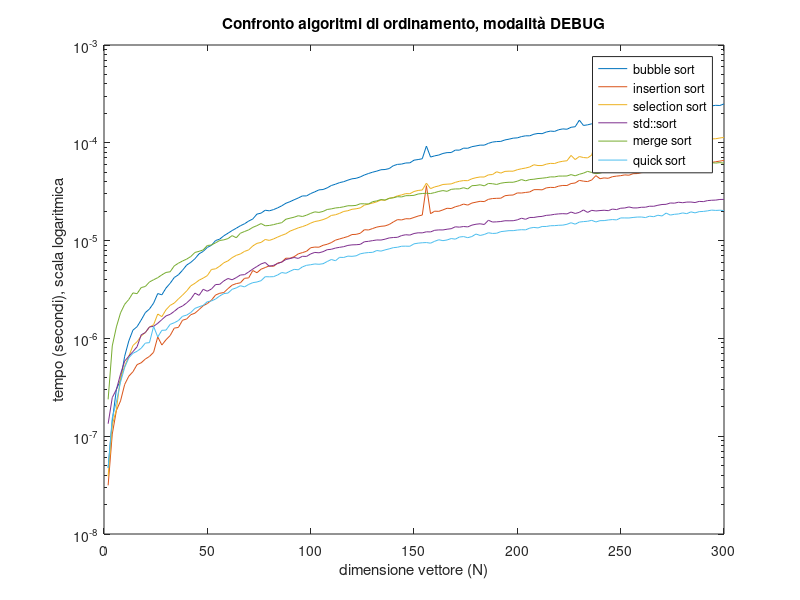
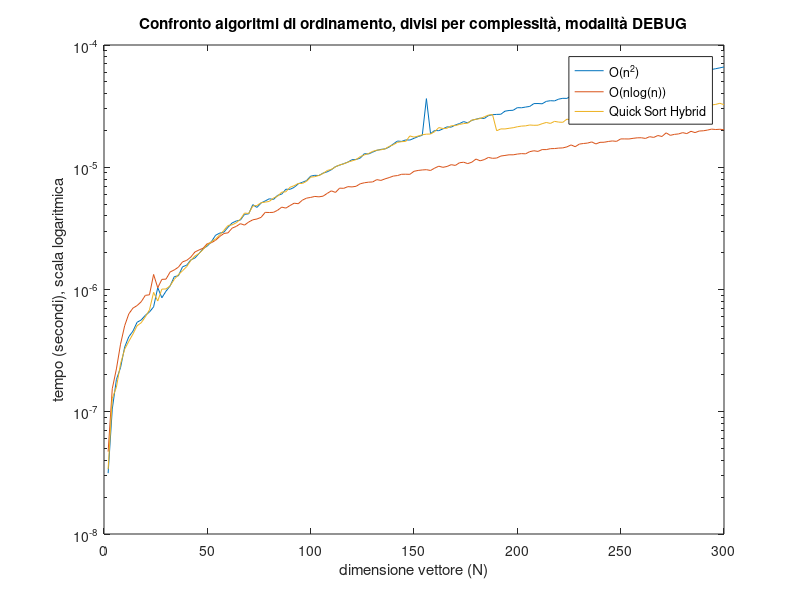
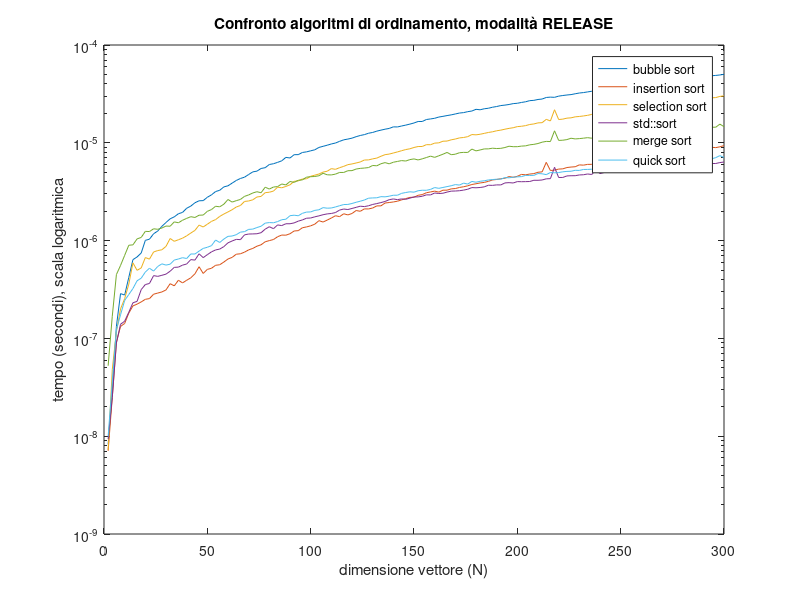
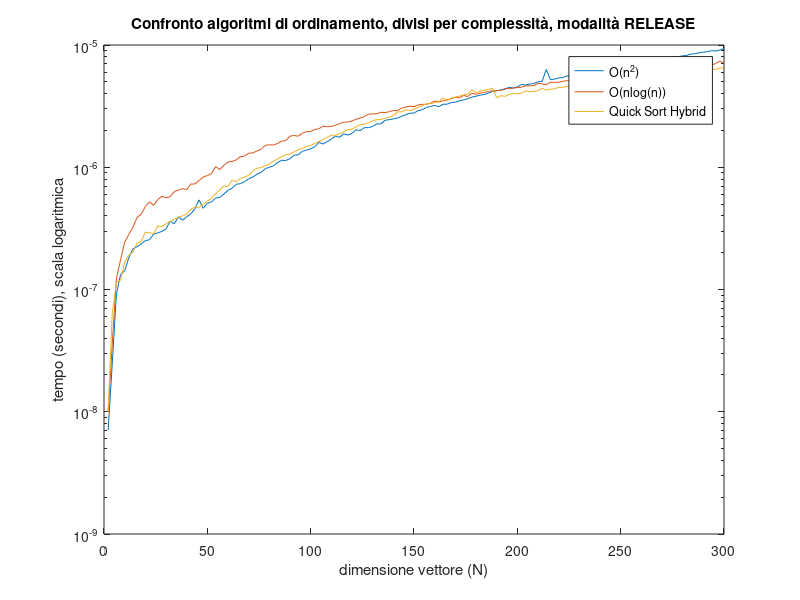

The MATLAB script that drew these images, in order:
d = [2; 4; 6; 8; 10; 12; 14; 16; 18; 20; 22; 24; 26; 28; 30; 32; 34; 36; 38; 40; 42; 44; 46; 48; 50; 52; 54; 56; 58; 60; 62; 64; 66; 68; 70; 72; 74; 76; 78; 80; 82; 84; 86; 88; 90; 92; 94; 96; 98; 100; 102; 104; 106; 108; 110; 112; 114; 116; 118; 120; 122; 124; 126; 128; 130; 132; 134; 136; 138; 140; 142; 144; 146; 148; 150; 152; 154; 156; 158; 160; 162; 164; 166; 168; 170; 172; 174; 176; 178; 180; 182; 184; 186; 188; 190; 192; 194; 196; 198; 200; 202; 204; 206; 208; 210; 212; 214; 216; 218; 220; 222; 224; 226; 228; 230; 232; 234; 236; 238; 240; 242; 244; 246; 248; 250; 252; 254; 256; 258; 260; 262; 264; 266; 268; 270; 272; 274; 276; 278; 280; 282; 284; 286; 288; 290; 292; 294; 296; 298; 300];
y_bubble = [4.775e-08; 1.4275e-07; 3.01291e-07; 3.75042e-07; 6.57083e-07; 9.41667e-07; 1.21425e-06; 1.31738e-06; 1.54279e-06; 1.83442e-06; 1.99817e-06; 2.29429e-06; 2.87392e-06; 2.79108e-06; 3.273e-06; 3.65871e-06; 4.19279e-06; 4.47325e-06; 4.97775e-06; 5.62071e-06; 5.99033e-06; 6.52479e-06; 7.32875e-06; 7.75458e-06; 8.51958e-06; 8.95679e-06; 1.00204e-05; 1.03531e-05; 1.12076e-05; 1.18993e-05; 1.26661e-05; 1.33845e-05; 1.41881e-05; 1.48615e-05; 1.58381e-05; 1.66471e-05; 1.86598e-05; 1.90965e-05; 2.04453e-05; 2.01607e-05; 2.07467e-05; 2.16048e-05; 2.2679e-05; 2.40898e-05; 2.50049e-05; 2.61632e-05; 2.72655e-05; 2.86237e-05; 2.86428e-05; 3.02769e-05; 3.15251e-05; 3.30101e-05; 3.32902e-05; 3.46231e-05; 3.65879e-05; 3.77286e-05; 3.91662e-05; 4.00422e-05; 4.1525e-05; 4.2841e-05; 4.33605e-05; 4.47837e-05; 4.6881e-05; 4.8561e-05; 5.0085e-05; 5.13605e-05; 5.30341e-05; 5.33219e-05; 5.4521e-05; 5.83137e-05; 6.01691e-05; 6.06026e-05; 6.21823e-05; 6.23698e-05; 6.64556e-05; 6.74144e-05; 6.87211e-05; 9.26465e-05; 7.15171e-05; 7.35452e-05; 7.49674e-05; 7.78327e-05; 7.93658e-05; 7.95326e-05; 8.4234e-05; 8.41114e-05; 8.81753e-05; 8.7914e-05; 9.12756e-05; 9.28989e-05; 9.47153e-05; 9.4601e-05; 9.87567e-05; 0.000101755; 0.000102965; 0.000103339; 0.000106986; 0.000108971; 0.000111605; 0.000112334; 0.000115783; 0.000117888; 0.000117879; 0.000122384; 0.000124631; 0.000124034; 0.000128832; 0.000131743; 0.000130749; 0.000136015; 0.000138744; 0.000137601; 0.000144124; 0.000146029; 0.000170394; 0.000150441; 0.000152658; 0.000156376; 0.000162132; 0.000158969; 0.000164173; 0.00016452; 0.000169134; 0.000171428; 0.000172684; 0.000177037; 0.000175887; 0.000181195; 0.000182282; 0.000186682; 0.000189773; 0.000191719; 0.000194543; 0.000195778; 0.000201445; 0.000201164; 0.000208469; 0.00020825; 0.000215941; 0.000214694; 0.000221968; 0.000221576; 0.000227414; 0.000228676; 0.000287905; 0.000236367; 0.000238663; 0.000241721; 0.000240643; 0.000249939];
y_inser = [3.1458e-08; 1.05208e-07; 1.8325e-07; 2.29625e-07; 3.38125e-07; 4.10958e-07; 4.56166e-07; 5.39375e-07; 5.63208e-07; 6.15209e-07; 6.54291e-07; 7.21458e-07; 1.03567e-06; 8.5575e-07; 9.68584e-07; 1.06938e-06; 1.274e-06; 1.29479e-06; 1.53442e-06; 1.58e-06; 1.74679e-06; 1.81108e-06; 1.97117e-06; 2.16008e-06; 2.26979e-06; 2.46471e-06; 2.77846e-06; 2.8945e-06; 2.94542e-06; 3.22863e-06; 3.5035e-06; 3.63354e-06; 3.70188e-06; 4.11817e-06; 4.1565e-06; 4.94521e-06; 4.69329e-06; 5.101e-06; 5.30117e-06; 5.52325e-06; 5.45125e-06; 5.89125e-06; 6.02717e-06; 6.60858e-06; 6.59983e-06; 6.84288e-06; 7.32062e-06; 7.53621e-06; 7.77621e-06; 8.45446e-06; 8.589e-06; 8.56029e-06; 8.95692e-06; 9.17442e-06; 9.54146e-06; 1.01125e-05; 1.04039e-05; 1.07013e-05; 1.10148e-05; 1.15312e-05; 1.15857e-05; 1.18878e-05; 1.29209e-05; 1.28415e-05; 1.32968e-05; 1.37475e-05; 1.40041e-05; 1.41293e-05; 1.46202e-05; 1.55139e-05; 1.63812e-05; 1.62683e-05; 1.67426e-05; 1.6693e-05; 1.72451e-05; 1.78263e-05; 1.8252e-05; 3.64227e-05; 1.88433e-05; 1.99922e-05; 1.99145e-05; 2.06101e-05; 2.14151e-05; 2.12715e-05; 2.21918e-05; 2.27562e-05; 2.3635e-05; 2.30629e-05; 2.42127e-05; 2.47149e-05; 2.52308e-05; 2.50593e-05; 2.6434e-05; 2.69188e-05; 2.70629e-05; 2.71262e-05; 2.87551e-05; 2.9126e-05; 2.92578e-05; 3.07242e-05; 3.06584e-05; 3.10764e-05; 3.14421e-05; 3.31651e-05; 3.32123e-05; 3.30473e-05; 3.45942e-05; 3.5026e-05; 3.48938e-05; 3.60778e-05; 3.6638e-05; 3.65805e-05; 3.83155e-05; 3.88296e-05; 4.12802e-05; 4.0524e-05; 4.01343e-05; 4.16881e-05; 4.61678e-05; 4.29288e-05; 4.37616e-05; 4.33395e-05; 4.50279e-05; 4.56435e-05; 4.6127e-05; 4.69746e-05; 4.66071e-05; 4.83123e-05; 4.8467e-05; 4.9537e-05; 4.99288e-05; 5.08396e-05; 5.18154e-05; 5.25603e-05; 5.32834e-05; 5.57382e-05; 5.55702e-05; 5.70516e-05; 5.66275e-05; 5.76402e-05; 5.87175e-05; 5.9547e-05; 6.07515e-05; 6.05504e-05; 6.12455e-05; 6.21312e-05; 6.30542e-05; 6.40108e-05; 6.50258e-05; 6.61375e-05];
y_select = [3.8959e-08; 1.30541e-07; 1.87208e-07; 3.9725e-07; 5.1975e-07; 6.55208e-07; 8.45792e-07; 9.24458e-07; 1.058e-06; 1.14825e-06; 1.3045e-06; 1.38021e-06; 1.77583e-06; 1.66867e-06; 1.96162e-06; 2.17508e-06; 2.29771e-06; 2.53425e-06; 2.77075e-06; 3.05858e-06; 3.44833e-06; 3.65912e-06; 3.938e-06; 4.13529e-06; 4.38662e-06; 5.07167e-06; 5.14442e-06; 5.47817e-06; 5.93733e-06; 6.20817e-06; 6.69608e-06; 7.06354e-06; 7.30954e-06; 7.75708e-06; 8.03267e-06; 8.81992e-06; 9.371e-06; 9.58196e-06; 1.02639e-05; 1.0049e-05; 1.03943e-05; 1.0866e-05; 1.13188e-05; 1.17389e-05; 1.25024e-05; 1.298e-05; 1.34984e-05; 1.38998e-05; 1.4395e-05; 1.50927e-05; 1.56741e-05; 1.59543e-05; 1.6394e-05; 1.7031e-05; 1.80931e-05; 1.83748e-05; 1.90035e-05; 1.98729e-05; 2.02075e-05; 2.09089e-05; 2.11558e-05; 2.15959e-05; 2.305e-05; 2.36494e-05; 2.42049e-05; 2.49353e-05; 2.60319e-05; 2.58075e-05; 2.71514e-05; 2.75659e-05; 2.86651e-05; 2.93237e-05; 3.02291e-05; 3.01389e-05; 3.17892e-05; 3.25715e-05; 3.29254e-05; 3.86677e-05; 3.39872e-05; 3.53934e-05; 3.62578e-05; 3.7494e-05; 3.77653e-05; 3.80013e-05; 3.94145e-05; 4.04499e-05; 4.1095e-05; 4.0989e-05; 4.28671e-05; 4.39717e-05; 4.47462e-05; 4.4668e-05; 4.70007e-05; 4.73671e-05; 5.05879e-05; 4.89689e-05; 5.10206e-05; 5.12978e-05; 5.1251e-05; 5.30868e-05; 5.42527e-05; 5.52212e-05; 5.65861e-05; 5.9617e-05; 5.85593e-05; 5.85193e-05; 6.0491e-05; 6.16386e-05; 6.14007e-05; 6.35105e-05; 6.47698e-05; 6.55277e-05; 7.43033e-05; 6.74175e-05; 7.23709e-05; 7.07018e-05; 7.00638e-05; 7.49272e-05; 0.000108714; 7.46613e-05; 7.6003e-05; 7.54955e-05; 7.84852e-05; 8.08632e-05; 8.01786e-05; 8.18813e-05; 8.227e-05; 8.41919e-05; 8.3762e-05; 8.48185e-05; 8.55015e-05; 8.83711e-05; 8.91007e-05; 9.09175e-05; 9.30413e-05; 9.41599e-05; 9.56038e-05; 9.6578e-05; 9.78854e-05; 9.98539e-05; 0.000100713; 0.00010215; 0.000102867; 0.000104106; 0.000103885; 0.000107326; 0.000109562; 0.000110098; 0.000112013; 0.000113535];
y_sort = [1.34167e-07; 2.4825e-07; 3.0075e-07; 4.31583e-07; 5.86e-07; 6.56625e-07; 7.32583e-07; 8.21792e-07; 1.0885e-06; 1.14737e-06; 1.31e-06; 1.32938e-06; 1.42604e-06; 1.55688e-06; 1.69796e-06; 1.76167e-06; 1.89125e-06; 2.05012e-06; 2.14412e-06; 2.30617e-06; 2.52625e-06; 2.90425e-06; 2.75554e-06; 3.17821e-06; 3.03546e-06; 3.2025e-06; 3.55425e-06; 3.56996e-06; 3.87496e-06; 4.09671e-06; 3.97704e-06; 4.18333e-06; 4.44938e-06; 4.48342e-06; 4.78246e-06; 5.12025e-06; 5.43687e-06; 5.77537e-06; 5.97508e-06; 5.45333e-06; 5.57667e-06; 5.82912e-06; 6.03383e-06; 6.40825e-06; 6.54958e-06; 6.72017e-06; 6.57417e-06; 6.91287e-06; 6.88854e-06; 7.31467e-06; 7.57204e-06; 7.50087e-06; 7.70846e-06; 8.07183e-06; 8.15308e-06; 8.39008e-06; 8.53813e-06; 8.66992e-06; 8.92958e-06; 9.04525e-06; 9.07429e-06; 9.15442e-06; 9.73292e-06; 9.83346e-06; 9.99842e-06; 1.01531e-05; 1.01295e-05; 1.03412e-05; 1.06497e-05; 1.07557e-05; 1.08041e-05; 1.12584e-05; 1.14811e-05; 1.13873e-05; 1.18207e-05; 1.20148e-05; 1.2e-05; 1.23038e-05; 1.22699e-05; 1.275e-05; 1.28635e-05; 1.28536e-05; 1.30748e-05; 1.32389e-05; 1.38419e-05; 1.37252e-05; 1.39378e-05; 1.38063e-05; 1.4392e-05; 1.47058e-05; 1.4863e-05; 1.46125e-05; 1.61468e-05; 1.54866e-05; 1.55532e-05; 1.56788e-05; 1.59584e-05; 1.59427e-05; 1.59752e-05; 1.62982e-05; 1.69417e-05; 1.65169e-05; 1.72419e-05; 1.72482e-05; 1.75523e-05; 1.7682e-05; 1.81238e-05; 1.82543e-05; 1.85622e-05; 1.87565e-05; 1.88588e-05; 1.8746e-05; 1.96025e-05; 1.89424e-05; 1.94495e-05; 2.05733e-05; 1.94243e-05; 2.03874e-05; 2.00905e-05; 2.02827e-05; 2.04397e-05; 2.02401e-05; 2.10061e-05; 2.07567e-05; 2.14356e-05; 2.15619e-05; 2.20913e-05; 2.15806e-05; 2.15856e-05; 2.19254e-05; 2.19479e-05; 2.24767e-05; 2.24396e-05; 2.29752e-05; 2.33961e-05; 2.34908e-05; 2.4252e-05; 2.41368e-05; 2.46954e-05; 2.43991e-05; 2.47714e-05; 2.47945e-05; 2.4497e-05; 2.51805e-05; 2.50307e-05; 2.56331e-05; 2.58587e-05; 2.59572e-05; 2.63404e-05; 2.63873e-05];
y_merge = [2.38125e-07; 8.37708e-07; 1.31204e-06; 1.82542e-06; 2.232e-06; 2.49921e-06; 2.91929e-06; 2.86742e-06; 3.31021e-06; 3.39508e-06; 3.77654e-06; 3.97775e-06; 4.17725e-06; 4.464e-06; 4.72608e-06; 4.79967e-06; 5.51662e-06; 5.87387e-06; 6.18617e-06; 6.46908e-06; 6.87408e-06; 7.56671e-06; 7.77038e-06; 8.02854e-06; 8.91192e-06; 9.01371e-06; 9.49487e-06; 1.00288e-05; 1.01791e-05; 1.04867e-05; 1.12434e-05; 1.06955e-05; 1.18978e-05; 1.239e-05; 1.28702e-05; 1.36617e-05; 1.42264e-05; 1.49352e-05; 1.41705e-05; 1.4287e-05; 1.45572e-05; 1.49368e-05; 1.52468e-05; 1.65446e-05; 1.69548e-05; 1.73495e-05; 1.796e-05; 1.76438e-05; 1.81939e-05; 1.8986e-05; 1.96806e-05; 1.94223e-05; 1.98765e-05; 2.08135e-05; 2.11059e-05; 2.15702e-05; 2.17808e-05; 2.21735e-05; 2.2717e-05; 2.27235e-05; 2.29194e-05; 2.38116e-05; 2.3773e-05; 2.36618e-05; 2.50176e-05; 2.54576e-05; 2.63088e-05; 2.5983e-05; 2.7044e-05; 2.73755e-05; 2.81324e-05; 2.79582e-05; 2.87981e-05; 2.88287e-05; 2.90293e-05; 2.99551e-05; 3.03054e-05; 3.05014e-05; 3.02865e-05; 3.09644e-05; 3.18386e-05; 3.24658e-05; 3.18977e-05; 3.34336e-05; 3.3763e-05; 3.37816e-05; 3.47426e-05; 3.37328e-05; 3.64153e-05; 3.66547e-05; 3.72497e-05; 3.63021e-05; 3.84085e-05; 3.81445e-05; 3.7509e-05; 3.86275e-05; 3.9225e-05; 3.95058e-05; 3.94935e-05; 4.05056e-05; 4.20844e-05; 4.08625e-05; 4.20666e-05; 4.24144e-05; 4.309e-05; 4.34845e-05; 4.3984e-05; 4.48249e-05; 4.47935e-05; 4.5686e-05; 4.57009e-05; 4.57788e-05; 4.72867e-05; 4.59807e-05; 4.76716e-05; 4.89702e-05; 5.10183e-05; 4.97143e-05; 4.83365e-05; 4.89924e-05; 5.05124e-05; 5.03237e-05; 5.0478e-05; 4.96987e-05; 5.19406e-05; 5.16968e-05; 5.18686e-05; 5.07541e-05; 5.20407e-05; 5.28538e-05; 5.25335e-05; 5.4056e-05; 5.39923e-05; 5.56055e-05; 5.49624e-05; 5.6282e-05; 5.64579e-05; 5.74234e-05; 5.77872e-05; 5.86978e-05; 5.83517e-05; 5.9925e-05; 5.8572e-05; 6.04615e-05; 5.92856e-05; 6.07892e-05; 6.26246e-05; 6.20488e-05; 6.27582e-05; 6.18915e-05];
y_quick = [4.7166e-08; 1.54333e-07; 2.24125e-07; 3.57e-07; 5.055e-07; 6.32e-07; 7.04083e-07; 7.38458e-07; 7.94e-07; 8.95875e-07; 9.04833e-07; 1.32783e-06; 1.03342e-06; 1.21029e-06; 1.21579e-06; 1.39092e-06; 1.44579e-06; 1.52279e-06; 1.68308e-06; 1.7305e-06; 1.84037e-06; 2.02813e-06; 2.10621e-06; 2.17917e-06; 2.37333e-06; 2.41492e-06; 2.52887e-06; 2.71617e-06; 2.87217e-06; 2.90733e-06; 3.17654e-06; 3.28283e-06; 3.4565e-06; 3.3635e-06; 3.56446e-06; 3.71533e-06; 3.77413e-06; 3.89146e-06; 4.27537e-06; 4.26392e-06; 4.27788e-06; 4.44925e-06; 4.71729e-06; 4.63196e-06; 4.86175e-06; 5.08167e-06; 5.03275e-06; 5.38496e-06; 5.58946e-06; 5.66562e-06; 5.77237e-06; 5.72679e-06; 5.80183e-06; 6.11096e-06; 6.41071e-06; 6.22542e-06; 6.74621e-06; 6.72442e-06; 6.94004e-06; 6.90433e-06; 6.98833e-06; 7.32854e-06; 7.46763e-06; 7.55083e-06; 7.58492e-06; 7.91958e-06; 7.80471e-06; 8.03567e-06; 8.23204e-06; 8.47008e-06; 8.55158e-06; 8.75971e-06; 8.77167e-06; 8.75271e-06; 9.26725e-06; 9.41771e-06; 9.50408e-06; 9.55212e-06; 9.41075e-06; 9.84125e-06; 1.02007e-05; 9.98671e-06; 1.01507e-05; 1.04985e-05; 1.03489e-05; 1.08826e-05; 1.09956e-05; 1.07103e-05; 1.10045e-05; 1.1674e-05; 1.12868e-05; 1.15501e-05; 1.20266e-05; 1.18355e-05; 1.18937e-05; 1.23515e-05; 1.24904e-05; 1.26424e-05; 1.26407e-05; 1.28199e-05; 1.29267e-05; 1.28803e-05; 1.34147e-05; 1.36428e-05; 1.34792e-05; 1.39472e-05; 1.39448e-05; 1.41881e-05; 1.42238e-05; 1.43475e-05; 1.4396e-05; 1.46806e-05; 1.52321e-05; 1.47216e-05; 1.54721e-05; 1.56427e-05; 1.5771e-05; 1.61168e-05; 1.55107e-05; 1.59933e-05; 1.6016e-05; 1.62502e-05; 1.6415e-05; 1.62833e-05; 1.70515e-05; 1.70516e-05; 1.70319e-05; 1.72425e-05; 1.74063e-05; 1.74339e-05; 1.72046e-05; 1.77815e-05; 1.75467e-05; 1.81779e-05; 1.78529e-05; 1.91274e-05; 1.82401e-05; 1.85775e-05; 1.8731e-05; 1.91919e-05; 1.88511e-05; 1.96817e-05; 1.92088e-05; 1.9782e-05; 1.98759e-05; 2.01415e-05; 2.0507e-05; 2.03538e-05; 2.04539e-05; 2.02809e-05];
y_quick_hybrid = [3.3917e-08; 1.28709e-07; 1.58791e-07; 2.465e-07; 3.24792e-07; 3.76708e-07; 4.31875e-07; 5.05334e-07; 5.34375e-07; 5.97583e-07; 6.81208e-07; 9.4775e-07; 8.04917e-07; 1.00738e-06; 1.01017e-06; 1.07354e-06; 1.20987e-06; 1.32267e-06; 1.42425e-06; 1.53762e-06; 1.72708e-06; 1.87979e-06; 1.97008e-06; 2.12583e-06; 2.32158e-06; 2.46025e-06; 2.59021e-06; 2.80025e-06; 3.04354e-06; 3.33975e-06; 3.38038e-06; 3.51483e-06; 3.76017e-06; 4.21958e-06; 4.1875e-06; 4.812e-06; 4.86671e-06; 5.12267e-06; 5.18471e-06; 5.25683e-06; 5.60292e-06; 5.79471e-06; 6.25763e-06; 6.29908e-06; 6.85696e-06; 7.06358e-06; 7.37112e-06; 7.36908e-06; 7.67404e-06; 8.30192e-06; 8.37158e-06; 8.573e-06; 8.89258e-06; 9.40417e-06; 9.60758e-06; 1.00746e-05; 1.04525e-05; 1.06541e-05; 1.10282e-05; 1.12725e-05; 1.15588e-05; 1.22191e-05; 1.26243e-05; 1.29455e-05; 1.34834e-05; 1.38046e-05; 1.38864e-05; 1.41433e-05; 1.48136e-05; 1.5281e-05; 1.59749e-05; 1.61939e-05; 1.62738e-05; 1.80389e-05; 1.76337e-05; 1.79952e-05; 1.8439e-05; 1.86509e-05; 1.86958e-05; 1.95503e-05; 2.11187e-05; 2.07466e-05; 2.08404e-05; 2.18437e-05; 2.19218e-05; 2.24144e-05; 2.27569e-05; 2.29484e-05; 2.43e-05; 2.46699e-05; 2.50396e-05; 2.58346e-05; 2.67165e-05; 2.69568e-05; 1.98837e-05; 2.05905e-05; 2.0574e-05; 2.08298e-05; 2.10579e-05; 2.14384e-05; 2.17087e-05; 2.18067e-05; 2.21632e-05; 2.20427e-05; 2.20822e-05; 2.2709e-05; 2.32474e-05; 2.28336e-05; 2.37345e-05; 2.34074e-05; 2.33164e-05; 2.4762e-05; 2.42866e-05; 2.4375e-05; 2.50019e-05; 2.52217e-05; 2.51683e-05; 2.58433e-05; 2.54231e-05; 2.60587e-05; 2.64487e-05; 2.61409e-05; 2.65385e-05; 2.64932e-05; 2.6963e-05; 2.82279e-05; 2.7648e-05; 2.78168e-05; 2.79144e-05; 2.82187e-05; 2.84331e-05; 2.84912e-05; 2.83975e-05; 2.91123e-05; 2.87871e-05; 2.97163e-05; 2.92295e-05; 2.99122e-05; 2.99941e-05; 3.07829e-05; 3.04936e-05; 3.18077e-05; 3.07601e-05; 3.21028e-05; 3.21422e-05; 3.21215e-05; 3.23217e-05; 3.2666e-05; 3.33794e-05; 3.24931e-05];
y_n2 = zeros(1, length(d));
y_log = zeros(1, length(d));
for i = 1:length(d)
    y_n2(i) = min([y_bubble(i), y_inser(i), y_select(i)]);
    y_log(i) = min([y_quick(i), y_merge(i)]);
end
figure
semilogy(d, y_bubble)
hold on
semilogy(d, y_inser)
semilogy(d, y_select)
semilogy(d, y_sort)

semilogy(d, y_merge)
semilogy(d, y_quick)
legend("bubble sort", "insertion sort", "selection sort", "std::sort", "merge sort", "quick sort")
xlabel('dimensione vettore (N)');
ylabel('tempo (secondi), scala logaritmica');
title('Confronto algoritmi di ordinamento, modalità DEBUG');
hold off
figure
semilogy(d, y_n2)
hold on
semilogy(d, y_log)
semilogy(d, y_quick_hybrid)
legend("O(n^2)", "O(nlog(n))", "Quick Sort Hybrid")
xlabel("dimensione vettore (N)")
ylabel("tempo (secondi), scala logaritmica")
title("Confronto algoritmi di ordinamento, divisi per complessità, modalità DEBUG")

%Release
y_bubble_r = [8.25e-09; 2.8667e-08; 1.32792e-07; 2.86917e-07; 2.77541e-07; 4.20917e-07; 6.39e-07; 6.8025e-07; 7.46584e-07; 1.00629e-06; 1.03362e-06; 1.17529e-06; 1.25225e-06; 1.39958e-06; 1.53204e-06; 1.67062e-06; 1.74929e-06; 1.88204e-06; 1.94217e-06; 2.14158e-06; 2.25358e-06; 2.43754e-06; 2.55354e-06; 2.56312e-06; 2.77354e-06; 2.9355e-06; 3.17454e-06; 3.27079e-06; 3.54067e-06; 3.63462e-06; 3.87067e-06; 4.11883e-06; 4.31683e-06; 4.45175e-06; 4.74158e-06; 5.04433e-06; 5.13154e-06; 5.46404e-06; 5.5675e-06; 6.00013e-06; 6.11033e-06; 6.30808e-06; 6.54329e-06; 7.09517e-06; 6.99258e-06; 7.55921e-06; 7.57e-06; 7.96512e-06; 8.08004e-06; 8.28154e-06; 8.48275e-06; 8.967e-06; 9.20588e-06; 9.44825e-06; 9.73033e-06; 9.94908e-06; 1.03504e-05; 1.0725e-05; 1.09202e-05; 1.1159e-05; 1.15509e-05; 1.18801e-05; 1.21269e-05; 1.25246e-05; 1.27586e-05; 1.31618e-05; 1.3477e-05; 1.37763e-05; 1.40265e-05; 1.45555e-05; 1.45249e-05; 1.48542e-05; 1.5166e-05; 1.55306e-05; 1.5947e-05; 1.65216e-05; 1.65196e-05; 1.73059e-05; 1.75421e-05; 1.78112e-05; 1.8338e-05; 1.86413e-05; 1.89871e-05; 1.93069e-05; 1.97166e-05; 2.01528e-05; 2.03583e-05; 2.08188e-05; 2.113e-05; 2.20052e-05; 2.17603e-05; 2.2288e-05; 2.25598e-05; 2.31093e-05; 2.3497e-05; 2.40323e-05; 2.42914e-05; 2.46495e-05; 2.5159e-05; 2.53589e-05; 2.58592e-05; 2.62754e-05; 2.69811e-05; 2.71693e-05; 2.77375e-05; 2.80242e-05; 2.90755e-05; 2.93089e-05; 2.9174e-05; 3.0006e-05; 3.04463e-05; 3.08245e-05; 3.11123e-05; 3.17292e-05; 3.229e-05; 3.26295e-05; 3.314e-05; 3.36468e-05; 3.39895e-05; 3.45157e-05; 3.50621e-05; 3.52988e-05; 3.60018e-05; 3.67396e-05; 3.70708e-05; 3.74483e-05; 3.78573e-05; 3.85591e-05; 3.87575e-05; 3.97992e-05; 4.00487e-05; 4.0396e-05; 4.06996e-05; 4.15773e-05; 4.19523e-05; 4.20787e-05; 4.28966e-05; 4.31872e-05; 4.37834e-05; 4.43365e-05; 4.51993e-05; 4.54522e-05; 4.61543e-05; 4.67069e-05; 4.71786e-05; 4.7704e-05; 4.85071e-05; 4.88611e-05; 4.93876e-05; 5.01525e-05];
y_inser_r = [7.083e-09; 2.4833e-08; 9.1625e-08; 1.325e-07; 1.42209e-07; 1.81542e-07; 2.15e-07; 2.24e-07; 2.36042e-07; 2.51042e-07; 2.55292e-07; 2.83084e-07; 2.9075e-07; 2.98542e-07; 3.13042e-07; 3.62666e-07; 3.44708e-07; 3.93292e-07; 3.69334e-07; 3.93e-07; 4.16375e-07; 4.57625e-07; 5.40667e-07; 4.61334e-07; 5.07917e-07; 5.21042e-07; 5.59208e-07; 5.66334e-07; 6.03875e-07; 6.485e-07; 6.73791e-07; 7.25917e-07; 7.3325e-07; 7.62083e-07; 8.04292e-07; 8.32209e-07; 8.76667e-07; 9.06417e-07; 9.73084e-07; 1.00004e-06; 1.02558e-06; 1.0955e-06; 1.13954e-06; 1.136e-06; 1.17542e-06; 1.25425e-06; 1.26408e-06; 1.35388e-06; 1.38e-06; 1.41596e-06; 1.47238e-06; 1.59929e-06; 1.54771e-06; 1.62092e-06; 1.70108e-06; 1.79625e-06; 1.75837e-06; 1.88133e-06; 1.83046e-06; 1.8935e-06; 2.03017e-06; 1.99429e-06; 2.11017e-06; 2.10692e-06; 2.15438e-06; 2.26425e-06; 2.26579e-06; 2.42233e-06; 2.4515e-06; 2.48375e-06; 2.52862e-06; 2.60804e-06; 2.68742e-06; 2.76562e-06; 2.77687e-06; 2.90621e-06; 2.95417e-06; 3.08671e-06; 3.14425e-06; 3.20567e-06; 3.12912e-06; 3.276e-06; 3.279e-06; 3.37946e-06; 3.40654e-06; 3.49475e-06; 3.55338e-06; 3.63283e-06; 3.74783e-06; 3.81283e-06; 3.88679e-06; 3.9365e-06; 4.03579e-06; 4.17329e-06; 4.21621e-06; 4.29275e-06; 4.34033e-06; 4.51825e-06; 4.43779e-06; 4.54379e-06; 4.75279e-06; 4.707e-06; 4.7905e-06; 4.84192e-06; 4.99867e-06; 5.04654e-06; 6.312e-06; 5.20846e-06; 5.25833e-06; 5.38546e-06; 5.41608e-06; 5.5885e-06; 5.64988e-06; 5.69283e-06; 5.94612e-06; 5.90879e-06; 6.01704e-06; 6.02292e-06; 6.12729e-06; 6.20429e-06; 6.34108e-06; 6.47704e-06; 6.56812e-06; 6.74163e-06; 6.79225e-06; 6.77404e-06; 6.84838e-06; 7.06683e-06; 7.08983e-06; 7.18438e-06; 7.29521e-06; 7.41263e-06; 7.52063e-06; 7.651e-06; 7.7235e-06; 7.84308e-06; 7.89096e-06; 7.94825e-06; 8.03412e-06; 8.16079e-06; 8.22137e-06; 8.42375e-06; 8.48929e-06; 8.64125e-06; 8.74621e-06; 8.79562e-06; 8.99779e-06; 8.92558e-06; 9.09933e-06; 9.36358e-06];
y_select_r = [7.208e-09; 4.7958e-08; 1.17292e-07; 2.00375e-07; 2.55041e-07; 3.58917e-07; 5.92084e-07; 4.965e-07; 5.255e-07; 6.70958e-07; 6.46417e-07; 7.65209e-07; 7.90917e-07; 8.0575e-07; 8.72584e-07; 1.05121e-06; 9.83541e-07; 1.02025e-06; 1.05917e-06; 1.11883e-06; 1.19521e-06; 1.27142e-06; 1.44079e-06; 1.37825e-06; 1.4705e-06; 1.57221e-06; 1.64017e-06; 1.76771e-06; 1.87025e-06; 1.96458e-06; 2.06954e-06; 2.20529e-06; 2.285e-06; 2.51525e-06; 2.54196e-06; 2.61346e-06; 2.79188e-06; 2.83096e-06; 3.09238e-06; 3.12379e-06; 3.20904e-06; 3.5165e-06; 3.46767e-06; 3.57917e-06; 3.72087e-06; 4.03913e-06; 4.07779e-06; 4.26692e-06; 4.28367e-06; 4.54829e-06; 4.66858e-06; 4.79683e-06; 5.01667e-06; 5.12158e-06; 5.44496e-06; 5.35488e-06; 5.56683e-06; 5.74442e-06; 5.9785e-06; 6.08025e-06; 6.21779e-06; 6.36833e-06; 6.66846e-06; 6.68504e-06; 6.85158e-06; 6.97779e-06; 7.28363e-06; 7.56496e-06; 7.66762e-06; 7.86442e-06; 8.07042e-06; 8.30042e-06; 8.52888e-06; 8.68496e-06; 8.95729e-06; 9.16263e-06; 9.16979e-06; 9.57504e-06; 9.55671e-06; 9.92542e-06; 9.98687e-06; 1.03808e-05; 1.04178e-05; 1.07279e-05; 1.09293e-05; 1.12233e-05; 1.13353e-05; 1.15569e-05; 1.21463e-05; 1.20608e-05; 1.22303e-05; 1.2487e-05; 1.2755e-05; 1.29629e-05; 1.32751e-05; 1.34794e-05; 1.37787e-05; 1.4045e-05; 1.42635e-05; 1.4639e-05; 1.4762e-05; 1.49856e-05; 1.53925e-05; 1.55893e-05; 1.59868e-05; 1.60605e-05; 1.73737e-05; 1.67203e-05; 2.17742e-05; 1.7297e-05; 1.74615e-05; 1.78757e-05; 1.8001e-05; 1.84302e-05; 1.85895e-05; 1.88181e-05; 1.90951e-05; 1.95123e-05; 2.04013e-05; 2.00015e-05; 2.03446e-05; 2.06418e-05; 2.09774e-05; 2.13138e-05; 2.17999e-05; 2.20178e-05; 2.23338e-05; 2.25411e-05; 2.28803e-05; 2.3105e-05; 2.35772e-05; 2.39377e-05; 2.42326e-05; 2.44882e-05; 2.47628e-05; 2.51109e-05; 2.54312e-05; 2.5795e-05; 2.60699e-05; 2.65108e-05; 2.69189e-05; 2.72352e-05; 2.72016e-05; 2.78611e-05; 2.82502e-05; 2.85135e-05; 2.88309e-05; 2.89934e-05; 2.981e-05; 3.01993e-05];
y_sort_r = [9.334e-09; 2.4875e-08; 8.9708e-08; 1.395e-07; 1.49959e-07; 1.85209e-07; 2.31416e-07; 2.39083e-07; 3.15458e-07; 3.55375e-07; 3.64625e-07; 4.385e-07; 4.30833e-07; 4.41791e-07; 4.5425e-07; 4.86625e-07; 5.32583e-07; 5.35584e-07; 5.61416e-07; 5.76292e-07; 6.39583e-07; 6.31583e-07; 7.32708e-07; 6.69792e-07; 7.17959e-07; 7.66958e-07; 8.02917e-07; 8.19125e-07; 8.68125e-07; 9.49375e-07; 9.90875e-07; 1.03e-06; 1.02254e-06; 1.14521e-06; 1.16754e-06; 1.1705e-06; 1.17517e-06; 1.20438e-06; 1.3095e-06; 1.38625e-06; 1.32438e-06; 1.44625e-06; 1.42438e-06; 1.48683e-06; 1.48692e-06; 1.51679e-06; 1.58108e-06; 1.62721e-06; 1.69413e-06; 1.70258e-06; 1.75042e-06; 1.79054e-06; 1.83942e-06; 1.87525e-06; 1.89362e-06; 1.93558e-06; 2.05217e-06; 2.1035e-06; 2.07825e-06; 2.13158e-06; 2.18796e-06; 2.24808e-06; 2.22779e-06; 2.27108e-06; 2.34267e-06; 2.39154e-06; 2.44742e-06; 2.51208e-06; 2.62067e-06; 2.66658e-06; 2.62458e-06; 2.669e-06; 2.64388e-06; 2.71763e-06; 2.79667e-06; 2.79808e-06; 2.8405e-06; 2.93692e-06; 2.93137e-06; 3.06858e-06; 3.03079e-06; 3.05042e-06; 3.13437e-06; 3.20583e-06; 3.21463e-06; 3.23683e-06; 3.28329e-06; 3.35125e-06; 3.48575e-06; 3.46733e-06; 3.492e-06; 3.545e-06; 3.68283e-06; 3.67083e-06; 3.71342e-06; 3.70842e-06; 3.88883e-06; 3.91413e-06; 3.88367e-06; 4.01258e-06; 4.00054e-06; 4.00888e-06; 4.02079e-06; 4.1385e-06; 4.13638e-06; 4.16692e-06; 4.28196e-06; 4.30117e-06; 5.61717e-06; 4.41767e-06; 4.42283e-06; 4.58567e-06; 4.60517e-06; 4.61083e-06; 4.69179e-06; 4.71292e-06; 4.79971e-06; 4.74254e-06; 5.28558e-06; 4.843e-06; 4.97229e-06; 4.97462e-06; 5.04475e-06; 5.13675e-06; 5.24325e-06; 5.24979e-06; 5.21875e-06; 5.27083e-06; 5.27462e-06; 5.39596e-06; 5.46983e-06; 5.45975e-06; 5.45063e-06; 5.54746e-06; 5.57187e-06; 5.56838e-06; 5.59971e-06; 5.66921e-06; 5.76304e-06; 5.83758e-06; 5.82758e-06; 5.887e-06; 5.91383e-06; 5.993e-06; 6.08375e-06; 6.12471e-06; 6.13996e-06; 6.14288e-06; 6.27875e-06; 6.36017e-06];
y_merge_r = [5.2542e-08; 1.68375e-07; 4.49375e-07; 5.57333e-07; 7.07e-07; 8.96458e-07; 9.04792e-07; 1.0405e-06; 1.07775e-06; 1.24304e-06; 1.23763e-06; 1.32104e-06; 1.30492e-06; 1.34475e-06; 1.40854e-06; 1.40308e-06; 1.55412e-06; 1.52204e-06; 1.61454e-06; 1.68758e-06; 1.75604e-06; 1.72383e-06; 1.81825e-06; 1.82542e-06; 1.99133e-06; 2.0765e-06; 2.24483e-06; 2.21567e-06; 2.35758e-06; 2.63225e-06; 2.47637e-06; 2.56096e-06; 2.63533e-06; 2.83404e-06; 2.93167e-06; 3.06975e-06; 3.16104e-06; 3.08613e-06; 3.51604e-06; 3.36613e-06; 3.52992e-06; 3.56888e-06; 3.79275e-06; 3.70767e-06; 4.02392e-06; 3.93808e-06; 4.14171e-06; 4.17417e-06; 4.45592e-06; 4.50087e-06; 4.52442e-06; 4.60433e-06; 4.88167e-06; 4.70687e-06; 4.69417e-06; 4.78521e-06; 4.97496e-06; 4.97588e-06; 5.18258e-06; 5.195e-06; 5.39367e-06; 5.47596e-06; 5.52008e-06; 5.58175e-06; 5.86571e-06; 5.81771e-06; 6.10837e-06; 6.27337e-06; 6.096e-06; 6.33012e-06; 6.44892e-06; 6.57842e-06; 6.51104e-06; 6.73221e-06; 6.84825e-06; 6.67775e-06; 6.85779e-06; 7.07013e-06; 7.30558e-06; 7.09721e-06; 7.36842e-06; 7.64275e-06; 7.97454e-06; 7.55658e-06; 7.64767e-06; 7.91463e-06; 7.98288e-06; 7.96692e-06; 8.62633e-06; 8.26713e-06; 8.44971e-06; 8.66096e-06; 8.669e-06; 8.80721e-06; 8.73804e-06; 8.77525e-06; 8.94904e-06; 9.22775e-06; 9.12321e-06; 9.12854e-06; 9.25325e-06; 9.30571e-06; 9.53792e-06; 9.64067e-06; 9.83354e-06; 1.01485e-05; 1.03383e-05; 1.02979e-05; 1.32595e-05; 1.05812e-05; 1.06287e-05; 1.0785e-05; 1.1139e-05; 1.0956e-05; 1.10383e-05; 1.11508e-05; 1.12866e-05; 1.11415e-05; 1.14746e-05; 1.15499e-05; 1.16823e-05; 1.16845e-05; 1.17579e-05; 1.19087e-05; 1.21352e-05; 1.20444e-05; 1.2013e-05; 1.21524e-05; 1.22821e-05; 1.31685e-05; 1.27098e-05; 1.25198e-05; 1.26278e-05; 1.26556e-05; 1.30652e-05; 1.32045e-05; 1.31481e-05; 1.33657e-05; 1.33462e-05; 1.34983e-05; 1.36314e-05; 1.3615e-05; 1.38211e-05; 1.38159e-05; 1.38616e-05; 1.41652e-05; 1.44364e-05; 1.44322e-05; 1.55187e-05; 1.4636e-05];
y_quick_r = [9.958e-09; 3.5959e-08; 1.22334e-07; 1.745e-07; 2.44375e-07; 2.81041e-07; 3.235e-07; 3.88291e-07; 4.1275e-07; 4.77209e-07; 5.21875e-07; 4.87916e-07; 5.43959e-07; 5.78666e-07; 5.61708e-07; 5.73958e-07; 6.32416e-07; 6.485e-07; 6.69042e-07; 6.55833e-07; 7.30125e-07; 7.29167e-07; 7.80625e-07; 8.32e-07; 8.54625e-07; 8.8775e-07; 1.01308e-06; 9.56958e-07; 1.03733e-06; 1.10529e-06; 1.11408e-06; 1.14925e-06; 1.22071e-06; 1.23512e-06; 1.30233e-06; 1.311e-06; 1.36008e-06; 1.40258e-06; 1.50971e-06; 1.52883e-06; 1.52129e-06; 1.56592e-06; 1.63479e-06; 1.65358e-06; 1.79737e-06; 1.81879e-06; 1.795e-06; 1.90108e-06; 1.95758e-06; 1.96508e-06; 2.03729e-06; 2.06683e-06; 2.174e-06; 2.14496e-06; 2.15488e-06; 2.20842e-06; 2.27325e-06; 2.33717e-06; 2.34354e-06; 2.39629e-06; 2.46554e-06; 2.52833e-06; 2.60138e-06; 2.7145e-06; 2.73137e-06; 2.73954e-06; 2.81458e-06; 2.80217e-06; 2.84542e-06; 2.91004e-06; 2.91046e-06; 3.04175e-06; 3.10296e-06; 3.1555e-06; 3.12746e-06; 3.23579e-06; 3.27388e-06; 3.2685e-06; 3.33858e-06; 3.48721e-06; 3.42308e-06; 3.49463e-06; 3.56575e-06; 3.63908e-06; 3.73917e-06; 3.6965e-06; 3.87062e-06; 3.78225e-06; 4.03038e-06; 3.95154e-06; 4.04121e-06; 4.09129e-06; 4.17117e-06; 4.20983e-06; 4.24529e-06; 4.24587e-06; 4.41133e-06; 4.38546e-06; 4.45208e-06; 4.48479e-06; 4.51104e-06; 4.64133e-06; 4.63679e-06; 4.64421e-06; 4.849e-06; 4.82229e-06; 4.72592e-06; 4.96796e-06; 4.93479e-06; 4.96483e-06; 5.05204e-06; 5.10154e-06; 5.11883e-06; 5.23475e-06; 5.22025e-06; 5.33942e-06; 5.34442e-06; 5.37108e-06; 5.35508e-06; 5.46125e-06; 5.54167e-06; 5.64383e-06; 5.68367e-06; 5.73888e-06; 5.73396e-06; 5.74529e-06; 5.87758e-06; 6.04071e-06; 5.95033e-06; 6.20262e-06; 6.04325e-06; 6.17163e-06; 6.12667e-06; 6.28163e-06; 6.27871e-06; 6.39204e-06; 6.41908e-06; 6.46067e-06; 6.46271e-06; 6.53704e-06; 6.54154e-06; 6.68604e-06; 6.71663e-06; 6.83621e-06; 6.85875e-06; 6.99717e-06; 6.854e-06; 7.05421e-06; 7.39158e-06; 7.07992e-06];
y_quick_hybrid_r = [1e-08; 6.3625e-08; 1.15041e-07; 1.19e-07; 1.67292e-07; 1.90291e-07; 2.02625e-07; 2.39458e-07; 2.46834e-07; 2.9475e-07; 2.9175e-07; 2.84708e-07; 3.31958e-07; 3.25792e-07; 3.45875e-07; 3.59583e-07; 3.75708e-07; 3.89791e-07; 4.0075e-07; 4.15416e-07; 4.54042e-07; 4.73459e-07; 4.69417e-07; 5.00042e-07; 5.2725e-07; 5.56459e-07; 6.11125e-07; 6.49917e-07; 7.04125e-07; 6.95667e-07; 7.85375e-07; 7.58375e-07; 8.11459e-07; 8.29083e-07; 8.61542e-07; 9.34875e-07; 9.83292e-07; 9.91083e-07; 1.02917e-06; 1.06104e-06; 1.1185e-06; 1.17583e-06; 1.21792e-06; 1.27267e-06; 1.2805e-06; 1.3355e-06; 1.39787e-06; 1.42658e-06; 1.48021e-06; 1.50954e-06; 1.56696e-06; 1.62013e-06; 1.68592e-06; 1.75329e-06; 1.83529e-06; 1.81858e-06; 1.87875e-06; 1.95138e-06; 2.03396e-06; 2.05321e-06; 2.14029e-06; 2.23558e-06; 2.24408e-06; 2.31625e-06; 2.40417e-06; 2.455e-06; 2.45588e-06; 2.51838e-06; 2.56917e-06; 2.65046e-06; 2.84429e-06; 2.83096e-06; 2.954e-06; 2.90737e-06; 2.98121e-06; 3.08e-06; 3.19404e-06; 3.31233e-06; 3.31775e-06; 3.37583e-06; 3.42687e-06; 3.71008e-06; 3.52521e-06; 3.67742e-06; 3.74646e-06; 3.81842e-06; 3.92071e-06; 3.95663e-06; 4.29825e-06; 4.08525e-06; 4.18954e-06; 4.25979e-06; 4.33496e-06; 4.41771e-06; 3.70704e-06; 3.85375e-06; 3.7975e-06; 3.94979e-06; 4.00337e-06; 3.97683e-06; 4.05317e-06; 4.19871e-06; 4.14196e-06; 4.16413e-06; 4.24583e-06; 4.41512e-06; 4.27796e-06; 4.33987e-06; 4.3935e-06; 4.50567e-06; 4.50612e-06; 4.56354e-06; 4.62687e-06; 4.6735e-06; 4.71933e-06; 4.75575e-06; 4.75117e-06; 4.8145e-06; 4.92154e-06; 4.9375e-06; 5.03638e-06; 5.05429e-06; 5.15058e-06; 5.24529e-06; 5.18942e-06; 5.21246e-06; 5.29354e-06; 5.34812e-06; 5.49687e-06; 5.47892e-06; 5.52846e-06; 5.65204e-06; 5.65529e-06; 5.79754e-06; 5.6995e-06; 5.83358e-06; 5.77612e-06; 5.95258e-06; 6.00021e-06; 5.92667e-06; 5.96796e-06; 6.15029e-06; 6.0685e-06; 6.12196e-06; 6.15437e-06; 6.22146e-06; 6.26208e-06; 6.32675e-06; 6.46671e-06; 6.51637e-06];
y_n2_r = zeros(1, length(d));
y_log_r = zeros(1, length(d));
for i = 1:length(d)
    y_n2_r(i) = min([y_bubble_r(i), y_inser_r(i), y_select_r(i)]);
    y_log_r(i) = min([y_quick_r(i), y_merge_r(i)]);
end
figure
semilogy(d, y_bubble_r)
hold on
semilogy(d, y_inser_r)
semilogy(d, y_select_r)
semilogy(d, y_sort_r)
semilogy(d, y_merge_r)
semilogy(d, y_quick_r)
legend("bubble sort", "insertion sort", "selection sort", "std::sort", "merge sort", "quick sort")
xlabel('dimensione vettore (N)');
ylabel('tempo (secondi), scala logaritmica');
title('Confronto algoritmi di ordinamento, modalità RELEASE');
hold off
figure
semilogy(d, y_n2_r)
hold on
semilogy(d, y_log_r)
semilogy(d, y_quick_hybrid_r)
legend("O(n^2)", "O(nlog(n))", "Quick Sort Hybrid")
xlabel("dimensione vettore (N)")
ylabel("tempo (secondi), scala logaritmica")
title("Confronto algoritmi di ordinamento, divisi per complessità, modalità RELEASE")
